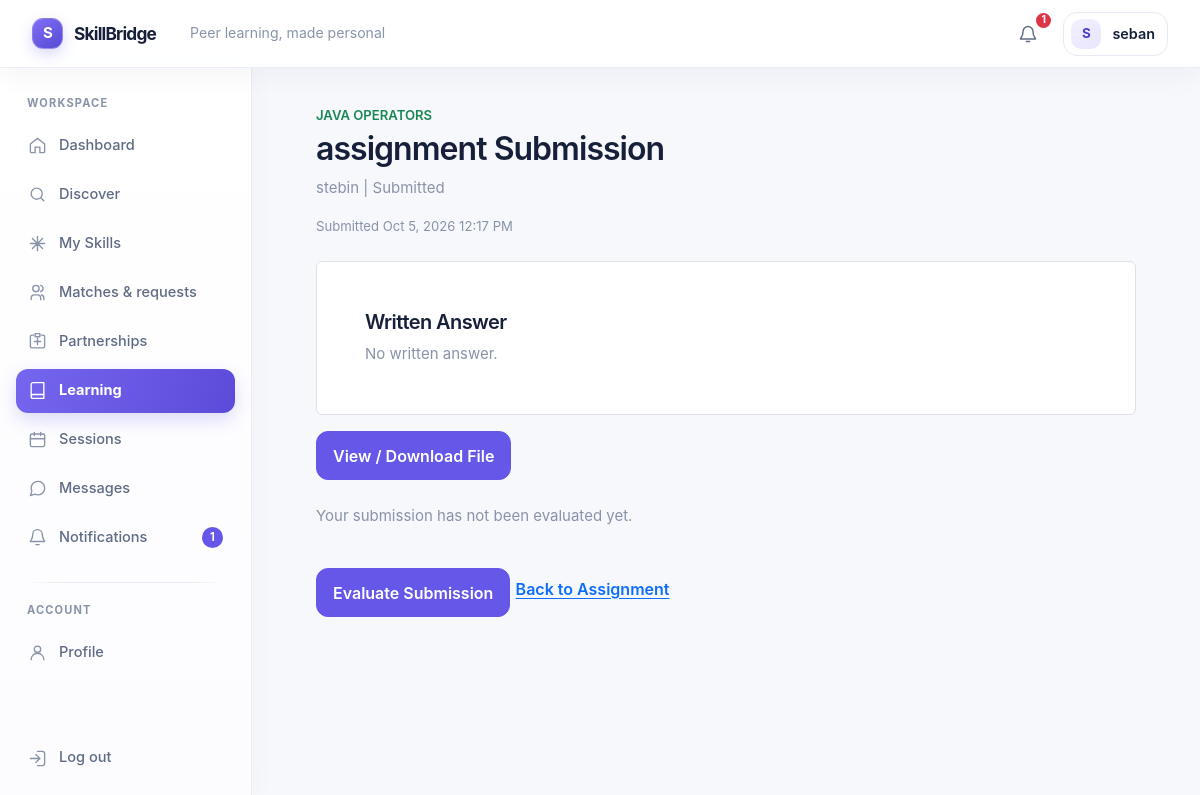
The page /learning/submissions/1/ (signed in) on the database its author committed.
### accounts/models.py (models this page shows, shortened)
class User(AbstractUser):
    class Role(models.TextChoices):
        STUDENT = 'STUDENT', 'Student'
        ADMIN = 'ADMIN', 'Admin'
    role = models.CharField(max_length=10, choices=Role.choices, default=Role.STUDENT)
    objects = SkillBridgeUserManager()

### learning/models.py (models this page shows, shortened)
class Submission(models.Model):
	class Status(models.TextChoices):
		DRAFT = 'DRAFT', 'Draft'
		SUBMITTED = 'SUBMITTED', 'Submitted'
		EVALUATED = 'EVALUATED', 'Evaluated'
	assignment = models.ForeignKey(Assignment, on_delete=models.CASCADE, related_name='submissions')
	learner = models.ForeignKey(
		'profiles.StudentProfile',
		on_delete=models.CASCADE,
		related_name='assignment_submissions',
	)
	answer_text = models.TextField(blank=True)
	file = models.FileField(
		upload_to='assignment_submissions/%Y/%m/',
		blank=True,
		validators=[
			FileExtensionValidator(
				allowed_extensions=['pdf', 'doc', 'docx', 'ppt', 'pptx', 'xls', 'xlsx', 'txt', 'zip'],
			),
			validate_submission_file_size,
		],
	)
	status = models.CharField(max_length=10, choices=Status.choices, default=Status.DRAFT)
	submitted_at = models.DateTimeField(null=True, blank=True)
	updated_at = models.DateTimeField(auto_now=True)
	class Meta:
		ordering = ('-updated_at', 'pk')
		constraints = [
			models.UniqueConstraint(fields=('assignment', 'learner'), name='assignment_learner_submission_uniq'),
		]

class Assignment(models.Model):
	class Status(models.TextChoices):
		DRAFT = 'DRAFT', 'Draft'
		ACTIVE = 'ACTIVE', 'Active'
		CLOSED = 'CLOSED', 'Closed'
	lesson = models.ForeignKey(Lesson, on_delete=models.CASCADE, related_name='assignments')
	title = models.CharField(max_length=160)
	instructions = models.TextField()
	due_date = models.DateTimeField(null=True, blank=True)
	resource_file = models.FileField(
		upload_to='assignment_resources/%Y/%m/',
		blank=True,
		validators=[
			FileExtensionValidator(
				allowed_extensions=['pdf', 'doc', 'docx', 'ppt', 'pptx', 'xls', 'xlsx', 'txt', 'zip'],
			),
			validate_assignment_resource_size,
		],
	)
	created_by = models.ForeignKey(
		settings.AUTH_USER_MODEL,
		on_delete=models.PROTECT,
		related_name='created_assignments',
	)
	status = models.CharField(max_length=8, choices=Status.choices, default=Status.DRAFT)
	created_at = models.DateTimeField(auto_now_add=True)
	updated_at = models.DateTimeField(auto_now=True)
	class Meta:
		ordering = ('created_at', 'pk')

class Lesson(models.Model):
	class Status(models.TextChoices):
		PENDING = 'PENDING', 'Pending'
		IN_PROGRESS = 'IN_PROGRESS', 'In Progress'
		COMPLETED = 'COMPLETED', 'Completed'
	learning_plan = models.ForeignKey(
		LearningPlan,
		on_delete=models.CASCADE,
		related_name='lessons',
	)
	title = models.CharField(max_length=160)
	description = models.TextField(blank=True)
	order = models.PositiveSmallIntegerField(validators=[MinValueValidator(1)])
	estimated_duration = models.PositiveSmallIntegerField(
		null=True,
		blank=True,
		validators=[MinValueValidator(1)],
		help_text='Estimated duration in minutes.',
	)
	status = models.CharField(max_length=12, choices=Status.choices, default=Status.PENDING)
	created_at = models.DateTimeField(auto_now_add=True)
	updated_at = models.DateTimeField(auto_now=True)
	class Meta:
		ordering = ('order', 'pk')
		constraints = [
			models.UniqueConstraint(fields=('learning_plan', 'order'), name='lesson_plan_order_uniq'),
		]

### profiles/models.py (models this page shows, shortened)
class StudentProfile(models.Model):
	user = models.OneToOneField(
		settings.AUTH_USER_MODEL,
		on_delete=models.CASCADE,
		related_name='student_profile',
	)
	full_name = models.CharField(max_length=120, blank=True)
	profile_photo = models.ImageField(
		upload_to='profile_photos/',
		blank=True,
		validators=[
			FileExtensionValidator(allowed_extensions=['jpg', 'jpeg', 'png', 'webp']),
			validate_profile_photo_size,
		],
	)
	department = models.CharField(max_length=120, blank=True)
	academic_year = models.CharField(max_length=40, blank=True)
	bio = models.CharField(max_length=500, blank=True)

### learning/views.py (the view)
# urls.py: path('submissions/<int:pk>/', SubmissionDetailView.as_view(), name='submission-detail'),
class SubmissionDetailView(StudentRequiredMixin, DetailView):
	model = Submission
	template_name = 'learning/submission_detail.html'
	context_object_name = 'submission'
	def get_queryset(self):
		return Submission.objects.filter(
			Q(learner__user=self.request.user)
			| Q(assignment__lesson__learning_plan__learning_direction__teacher__user=self.request.user),
		).select_related('learner__user', 'assignment__lesson', 'evaluation__evaluator')
	def get_context_data(self, **kwargs):
		context = super().get_context_data(**kwargs)
		context['is_teacher'] = self.object.assignment.lesson.learning_plan.learning_direction.teacher.user_id == self.request.user.id
		context['evaluation'] = getattr(self.object, 'evaluation', None)
		return context

### templates/learning/submission_detail.html (shortened to what this page needs)
{% extends 'base.html' %}
{% block content %}
<section class="mx-auto" style="max-width: 820px;">
    <p class="text-uppercase small fw-semibold text-success mb-1">{{ submission.assignment.lesson.title }}</p>
    <h1 class="h2 fw-semibold">{{ submission.assignment.title }} Submission</h1>
    <p class="text-secondary">{{ submission.learner.full_name|default:submission.learner.user.username }} | {{ submission.get_status_display }}</p>
    {% if submission.submitted_at %}<p class="small text-secondary">Submitted {{ submission.submitted_at|date:'M j, Y g:i A' }}</p>{% endif %}
    <article class="bg-white border rounded p-4 p-md-5 mt-4">
        <h2 class="h5 fw-semibold">Written Answer</h2>
        {% if submission.answer_text %}<div>{{ submission.answer_text|linebreaksbr }}</div>{% else %}<p class="text-secondary mb-0">No written answer.</p>{% endif %}
    </article>
    {% if submission.file %}<a class="btn btn-primary mt-3" href="{% url 'learning:submission-file' submission.pk %}">View / Download File</a>{% endif %}
    {% if evaluation %}
        <article class="bg-white border rounded p-4 mt-4">
            <div class="d-flex flex-wrap justify-content-between align-items-center gap-2">
                <h2 class="h5 fw-semibold mb-0">Teacher Evaluation</h2>
                {% if evaluation.score is not None %}<strong>{{ evaluation.score }} / 100</strong>{% else %}<span class="small text-secondary">Feedback provided without a score.</span>{% endif %}
            </div>
            {% if evaluation.feedback %}<h3 class="h6 mt-3">Feedback</h3><div>{{ evaluation.feedback|linebreaksbr }}</div>{% endif %}
            <p class="small text-secondary mt-3 mb-0">Evaluated {{ evaluation.updated_at|date:'M j, Y g:i A' }}</p>
        </article>
    {% elif submission.status == 'SUBMITTED' %}
        <p class="text-secondary mt-4">Your submission has not been evaluated yet.</p>
    {% endif %}
    {% if is_teacher and submission.status == 'SUBMITTED' or is_teacher and submission.status == 'EVALUATED' %}
        <a class="btn btn-primary mt-4" href="{% url 'learning:submission-evaluate' submission.pk %}">{% if evaluation %}Edit Evaluation{% else %}Evaluate Submission{% endif %}</a>
    {% endif %}
    <a class="btn btn-link px-0 mt-3" href="{% url 'learning:assignment-detail' submission.assignment_id %}">Back to Assignment</a>
</section>
{% endblock %}

### templates/base.html (shortened to what this page needs)
{% load static %}
<!doctype html>
<html lang="en">
<head>
    <link href="https://cdn.jsdelivr.net/npm/bootstrap@5.3.3/dist/css/bootstrap.min.css" rel="stylesheet">
    <link href="{% static 'css/base.css' %}" rel="stylesheet">
    <link href="{% static 'css/layout.css' %}?v=20261005-2" rel="stylesheet">
    <link href="{% static 'css/components.css' %}" rel="stylesheet">
    <link href="{% static 'css/forms.css' %}" rel="stylesheet">
    <link href="{% static 'css/auth.css' %}" rel="stylesheet">
    <link href="{% static 'css/profile.css' %}?v=20261005-2" rel="stylesheet">
    <link href="{% static 'css/skills.css' %}?v=20261005-1" rel="stylesheet">
    <link href="{% static 'css/matching.css' %}?v=20261005-3" rel="stylesheet">
    <link href="{% static 'css/learning.css' %}?v=20261005-5" rel="stylesheet">
    <link href="{% static 'css/chat.css' %}?v=20261005-1" rel="stylesheet">
    <link href="{% static 'css/notifications.css' %}?v=20261005-1" rel="stylesheet">
    <link href="{% static 'css/responsive.css' %}" rel="stylesheet">
</head>
<body class="{% if user.is_authenticated %}app-body{% else %}public-body{% endif %}{% if request.resolver_match.url_name == 'home' and user.is_authenticated and user.role == 'STUDENT' %} student-dashboard-body{% endif %}">
{% if user.is_authenticated %}
    <div class="app-frame">
        <header class="topbar">
            <div class="topbar-main">
                <a class="brand" href="{% url 'home' %}" aria-label="SkillBridge home">
                    <span class="brand-symbol" aria-hidden="true">S</span>
                    <span>SkillBridge</span>
                </a>
                <span class="topbar-context">{% block page_context %}Peer learning, made personal{% endblock %}</span>
            </div>
            <div class="topbar-actions">
                {% if user.role == 'STUDENT' %}
                    <a class="icon-button notification-button" href="{% url 'notifications' %}" aria-label="Notifications{% if unread_notification_count %}, {{ unread_notification_count }} unread{% endif %}">
                        <svg viewBox="0 0 24 24" aria-hidden="true"><path d="M18 9a6 6 0 0 0-12 0c0 7-3 7-3 9h18c0-2-3-2-3-9M10 21h4"/></svg>
                        {% if unread_notification_count %}<span class="badge text-bg-danger notification-dot" aria-label="{{ unread_notification_count }} unread notifications">{{ unread_notification_count }}</span>{% endif %}
                    </a>
                    <a class="profile-chip" href="{% url 'profile-detail' %}">
                        {% if user.student_profile.profile_photo %}
                            <img class="avatar avatar-photo" src="{{ user.student_profile.profile_photo.url }}" alt="">
                        {% else %}
                            <span class="avatar" aria-hidden="true">{{ user.username|first|upper }}</span>
                        {% endif %}
                        <span class="profile-chip-name">{{ user.username }}</span>
                    </a>
                {% elif user.role == 'ADMIN' %}
                    <a class="profile-chip" href="{% url 'admin_dashboard:overview' %}">
                        <span class="avatar" aria-hidden="true">{{ user.username|first|upper }}</span>
                        <span class="profile-chip-name">{{ user.username }}</span>
                    </a>
                {% endif %}
            </div>
        </header>
        <aside class="sidebar" id="app-sidebar" aria-label="Main navigation">
            <div class="sidebar-inner">
                {% if user.role == 'STUDENT' %}
                    <p class="sidebar-label">Workspace</p>
                    <nav class="sidebar-nav">
                        <a class="sidebar-link {% if request.resolver_match.url_name == 'home' %}is-active{% endif %}" href="{% url 'home' %}" {% if request.resolver_match.url_name == 'home' %}aria-current="page"{% endif %}>
                            <svg viewBox="0 0 24 24" aria-hidden="true"><path d="m3 10 9-7 9 7v10a1 1 0 0 1-1 1h-5v-7H9v7H4a1 1 0 0 1-1-1z"/></svg><span>Dashboard</span>
                        </a>
                        <a class="sidebar-link " href="{% url 'matching:index' %}" >
                            <svg viewBox="0 0 24 24" aria-hidden="true"><circle cx="11" cy="11" r="7"/><path d="m20 20-4-4"/></svg><span>Discover</span>
                        </a>
                        <a class="sidebar-link {% if request.resolver_match.namespace == 'skills' %}is-active{% endif %}" href="{% url 'skills:index' %}" {% if request.resolver_match.namespace == 'skills' %}aria-current="page"{% endif %}>
                            <svg viewBox="0 0 24 24" aria-hidden="true"><path d="M12 3v18M3 12h18M5.6 5.6l12.8 12.8m0-12.8L5.6 18.4"/></svg><span>My Skills</span>
                        </a>
                        <a class="sidebar-link " href="{% url 'matching:requests' %}" >
                            <svg viewBox="0 0 24 24" aria-hidden="true"><path d="M16 21v-2a4 4 0 0 0-4-4H8a4 4 0 0 0-4 4v2m6-10a4 4 0 1 0 0-8 4 4 0 0 0 0 8m10 10v-2a4 4 0 0 0-3-3.87m-1-12.13a4 4 0 0 1 0 7.75"/></svg><span>Matches &amp; requests</span>
                        </a>
                        <a class="sidebar-link " href="{% url 'matching:partnerships' %}" >
                            <svg viewBox="0 0 24 24" aria-hidden="true"><path d="M8 12h8m-4-4v8M7 4H5a2 2 0 0 0-2 2v12a2 2 0 0 0 2 2h14a2 2 0 0 0 2-2V6a2 2 0 0 0-2-2h-2M9 2h6v4H9z"/></svg><span>Partnerships</span>
                        </a>
                        <a class="sidebar-link {% if request.resolver_match.namespace == 'learning' and request.resolver_match.url_name != 'sessions' and request.resolver_match.url_name != 'session-detail' and request.resolver_match.url_name != 'session-edit' and request.resolver_match.url_name != 'session-add' and request.resolver_match.url_name != 'session-delete' and request.resolver_match.url_name != 'session-status' %}is-active{% endif %}" href="{% url 'learning:directions' %}" {% if request.resolver_match.namespace == 'learning' and request.resolver_match.url_name != 'sessions' and request.resolver_match.url_name != 'session-detail' and request.resolver_match.url_name != 'session-edit' and request.resolver_match.url_name != 'session-add' and request.resolver_match.url_name != 'session-delete' and request.resolver_match.url_name != 'session-status' %}aria-current="page"{% endif %}>
                            <svg viewBox="0 0 24 24" aria-hidden="true"><path d="M4 19.5A2.5 2.5 0 0 1 6.5 17H20M6.5 2H20v20H6.5A2.5 2.5 0 0 1 4 19.5v-15A2.5 2.5 0 0 1 6.5 2Z"/></svg><span>Learning</span>
                        </a>
                        <a class="sidebar-link " href="{% url 'learning:sessions' %}" >
                            <svg viewBox="0 0 24 24" aria-hidden="true"><rect x="3" y="5" width="18" height="16" rx="2"/><path d="M16 3v4M8 3v4M3 11h18"/></svg><span>Sessions</span>
                        </a>
                        <a class="sidebar-link {% if request.resolver_match.namespace == 'chat' %}is-active{% endif %}" href="{% url 'chat:chat-list' %}" {% if request.resolver_match.namespace == 'chat' %}aria-current="page"{% endif %}>
                            <svg viewBox="0 0 24 24" aria-hidden="true"><path d="M21 11.5a8.4 8.4 0 0 1-.9 3.8 8.5 8.5 0 0 1-7.6 4.7 8.4 8.4 0 0 1-3.8-.9L3 21l1.9-5.7a8.4 8.4 0 0 1-.9-3.8A8.5 8.5 0 0 1 8.7 3.9a8.4 8.4 0 0 1 3.8-.9h.5a8.5 8.5 0 0 1 8 8z"/></svg><span>Messages</span>
                        </a>
                        <a class="sidebar-link " href="{% url 'notifications' %}" >
                            <svg viewBox="0 0 24 24" aria-hidden="true"><path d="M18 8a6 6 0 0 0-12 0c0 7-3 7-3 9h18c0-2-3-2-3-9m-8 13h4"/></svg><span>Notifications</span>
                            {% if unread_notification_count %}<span class="sidebar-count">{{ unread_notification_count }}</span>{% endif %}
                        </a>
                    </nav>
                    <div class="sidebar-divider"></div>
                    <p class="sidebar-label">Account</p>
                    <nav class="sidebar-nav">
                        <a class="sidebar-link " href="{% url 'profile-detail' %}" >
                            <svg viewBox="0 0 24 24" aria-hidden="true"><circle cx="12" cy="8" r="4"/><path d="M4 21a8 8 0 0 1 16 0"/></svg><span>Profile</span>
                        </a>
                    </nav>
                {% endif %}
                <div class="sidebar-footer">
                    <form method="post" action="{% url 'logout' %}">
                        <button class="sidebar-link sidebar-logout" type="submit">
                            <svg viewBox="0 0 24 24" aria-hidden="true"><path d="M10 17l5-5-5-5m5 5H3m9-9h6a3 3 0 0 1 3 3v12a3 3 0 0 1-3 3h-6"/></svg><span>Log out</span>
                        </button>
                    </form>
                </div>
            </div>
        </aside>
        <main class="main-area">
            <div class="content-wrap">
{% endif %}
{% block content %}{% endblock %}
{% if user.is_authenticated %}
            </div>
        </main>
    </div>
{% else %}
    </main>
    {% if request.resolver_match.url_name == 'home' %}
    <script src="{% static 'js/app.js' %}" defer></script>
    {% endif %}
{% endif %}
</body>
</html>

### rows shown on the page
User: username|first "S", username "seban"
Submission: assignment.lesson "JAVA OPERATORS", assignment "assignment", learner.full_name "stebin", status "Submitted", submitted_at "Oct 5, 2026 12:17 PM"

### other values the page prints
{{ unread_notification_count }} "1"
